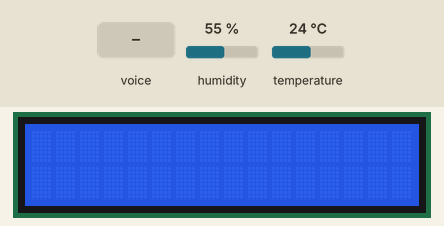
Simulated run of this program. Board: Raspberry Pi (BCM pin numbers). On the bench: 16×2 character LCD. Inputs (shaded band) come from the test bench; at power-on: humidity 55 %, temperature 24 °C. Speech is recognised word for word in 0.5 s; what the program prints to the terminal is not drawn. At 7.4 s the program stops and its outputs stay as they are.

Above: at 1.2 s.
1.3 s: "weather" is said to the microphone
At 2.37 s:
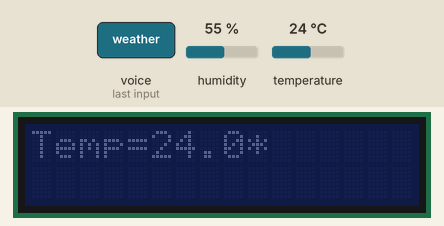
At 2.9 s:
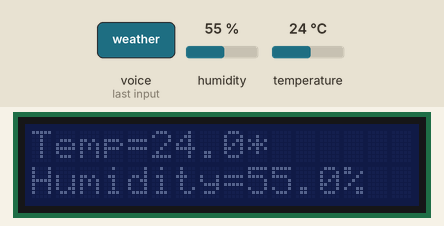
Timing chart, 0 to 4.4 s (numbered marks = the images above; inputs shaded):
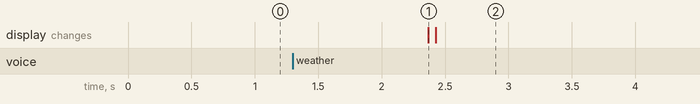

Measured:
- after the input at 1.3 s, the display: changes after 1.1 s (image 1)

The program:

weather_voice_recognition.py
```python
import requests
import json
import time
import Adafruit_CharLCD as LCD
import Adafruit_DHT
import speech_recognition as sr
# Define LCD column and row size for 16x2 LCD.
lcd_columns = 16
lcd_rows = 2
# Initialize the LCD using the pins
lcd = LCD.Adafruit_CharLCDBackpack(address=0x21)
# initialize DHT11
sensor = 11
pin = 4
def get_weather_API(city):
    HOST = "http://api.openweathermap.org/data/2.5/forecast?q=%s&appid=a78ccdc0fc5acda0566b9a11a356970a&units=metric" % city
    r = requests.get(HOST)
    j = json.loads(r.content)["list"][0]["main"]
    return('Temp=%s\nHumidity=%s' % (j["temp"],j["humidity"]))
def get_weather_DHT():
    # Try to grab a sensor reading.  Use the read_retry method which will retry up
    # to 15 times to get a sensor reading (waiting 2 seconds between each retry).
    humidity, temperature = Adafruit_DHT.read_retry(sensor, pin)
    # Un-comment the line below to convert the temperature to Fahrenheit.
    # temperature = temperature * 9/5.0 + 32
    # Note that sometimes you won't get a reading and
    # the results will be null (because Linux can't
    # guarantee the timing of calls to read the sensor).
    # If this happens try again!
    if humidity is not None and temperature is not None:
        return('Temp={0:0.1f}*\nHumidity={1:0.1f}%'.format(temperature, humidity))
    else:
        return('')
def show_weather_LCD(data):
    # Turn backlight on
    lcd.set_backlight(0)
    # Print a two line message
    lcd.message(data)
    # wait 5 seconds
    time.sleep(5)
    # Turn the screen off
    lcd.clear()
    lcd.set_backlight(1)
# initialize voice recognizer
r = sr.Recognizer()
# listen
with sr.Microphone() as source:                # use the default microphone as the audio source
    r.adjust_for_ambient_noise(source)         # listen for 1 second to calibrate the energy threshold for ambient noise levels
    print("Please speak:")
    audio = r.listen(source)                   # now when we listen, the energy threshold is already set to a good value, and we can reliably catch speech right away
try:
    said_text = r.recognize_google(audio)
    print("You said: %s" % said_text)
    if "weather" in said_text:
        print("[-] Getting weather ...")
        weather_data = get_weather_DHT()
        print("[-] The weather is: %s" % weather_data)
        print("[-] Showing weather on LCD ...")
        show_weather_LCD(weather_data)
except LookupError:              # speech is unintelligible
    print("Could not understand audio")
```
